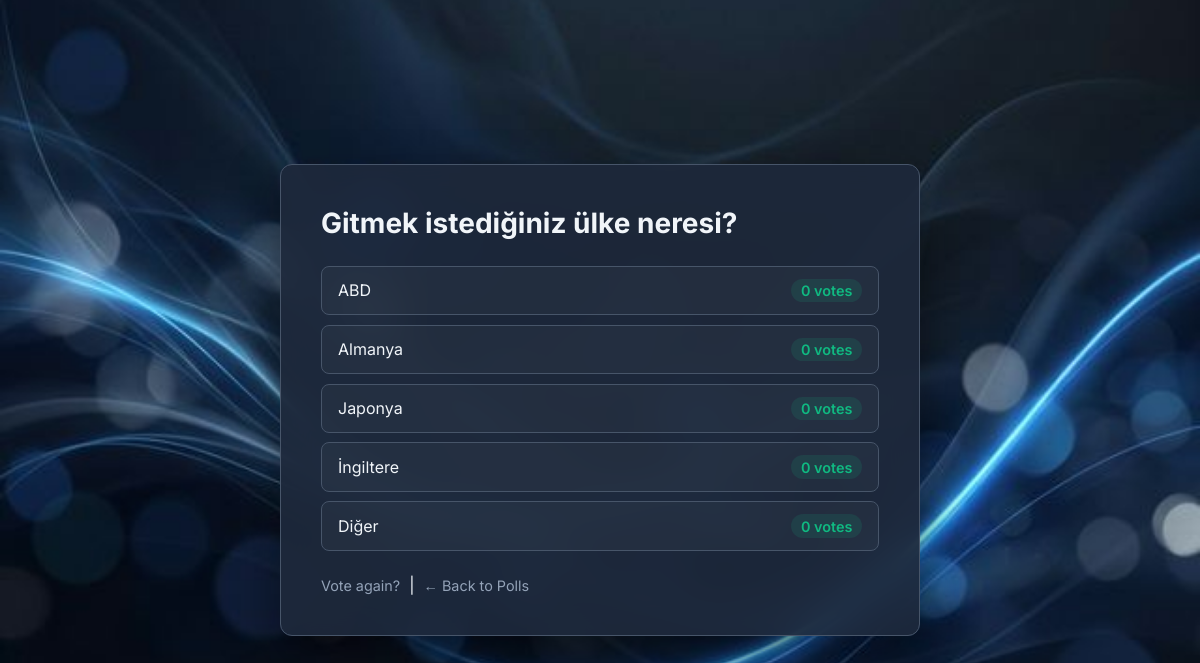
/polls/9/results/, run on the app's committed database.
### polls/models.py (models this page shows, shortened)
class Question(models.Model):
    question_text = models.CharField(max_length=200)
    pub_date = models.DateTimeField("date published")

class Choice(models.Model):
    question = models.ForeignKey(Question, on_delete=models.CASCADE)
    choice_text = models.CharField(max_length=200)
    votes = models.IntegerField(default=0)

### polls/views.py (the view)
# urls.py: path("<int:pk>/results/", views.ResultsView.as_view(), name="results"),
class ResultsView(generic.DetailView):
    model = Question
    template_name = "polls/results.html"

### polls/templates/polls/results.html (shortened to what this page needs)
{% load static %}
<!DOCTYPE html>
<html lang="en">
<head>
    <link rel="stylesheet" href="{% static 'polls/style.css' %}">
</head>
<body>
<div class="polls-container">
    <h1>{{ question.question_text }}</h1>
    <ul class="results-list">
    {% for choice in question.choice_set.all %}
        <li>
            <span class="choice-text">{{ choice.choice_text }}</span>
            <span class="vote-count">{{ choice.votes }} vote{{ choice.votes|pluralize }}</span>
        </li>
    {% endfor %}
    </ul>
    <a href="{% url 'polls:detail' question.id %}" class="back-link">Vote again?</a>
    &nbsp;|&nbsp;
    <a href="{% url 'polls:index' %}" class="back-link">← Back to Polls</a>
</div>
</body>
</html>

### polls/static/polls/style.css (style rules this page uses)
:root { --primary: #6366f1; --primary-dark: #4f46e5; --accent: #10b981; --bg: #0f172a; --surface: #1e293b; --surface-2: #334155; --text: #f1f5f9; --text-muted: #94a3b8; --border: #475569; --error: #ef4444; --radius: 12px; }
* { box-sizing: border-box; margin: 0; padding: 0; }
body { font-family: 'Inter', sans-serif; background: var(--bg); color: var(--text); min-height: 100vh; display: flex; align-items: center; justify-content: center; background-image: url("images/background.png"); background-size: cover; background-position: center; background-repeat: no-repeat; background-attachment: fixed; }
.polls-container { background: rgba(30, 41, 59, 0.92); backdrop-filter: blur(16px); border: 1px solid var(--border); border-radius: var(--radius); padding: 2.5rem; max-width: 640px; width: 90%; box-shadow: 0 25px 50px rgba(0, 0, 0, 0.5); animation: fadeIn 0.4s ease-out; }
h1 { font-size: 1.75rem; font-weight: 700; margin-bottom: 1.5rem; color: var(--text); line-height: 1.3; }
.results-list { list-style: none; margin-bottom: 1.5rem; }
.results-list li { display: flex; justify-content: space-between; align-items: center; padding: 0.75rem 1rem; border: 1px solid var(--border); border-radius: 8px; margin-bottom: 0.6rem; background: rgba(255,255,255,0.03); }
.choice-text { font-size: 1rem; color: var(--text); }
.vote-count { font-size: 0.9rem; color: var(--accent); font-weight: 600; background: rgba(16, 185, 129, 0.12); padding: 0.2rem 0.6rem; border-radius: 20px; }
.back-link { color: var(--text-muted); text-decoration: none; font-size: 0.9rem; transition: color 0.2s; }

### data on the page
Question: question_text "Gitmek istediğiniz ülke neresi?"
Choice: choice_text "ABD", votes "0"
Choice: choice_text "Almanya", votes "0"
Choice: choice_text "Japonya", votes "0"
Choice: choice_text "İngiltere", votes "0"
Choice: choice_text "Diğer", votes "0"
